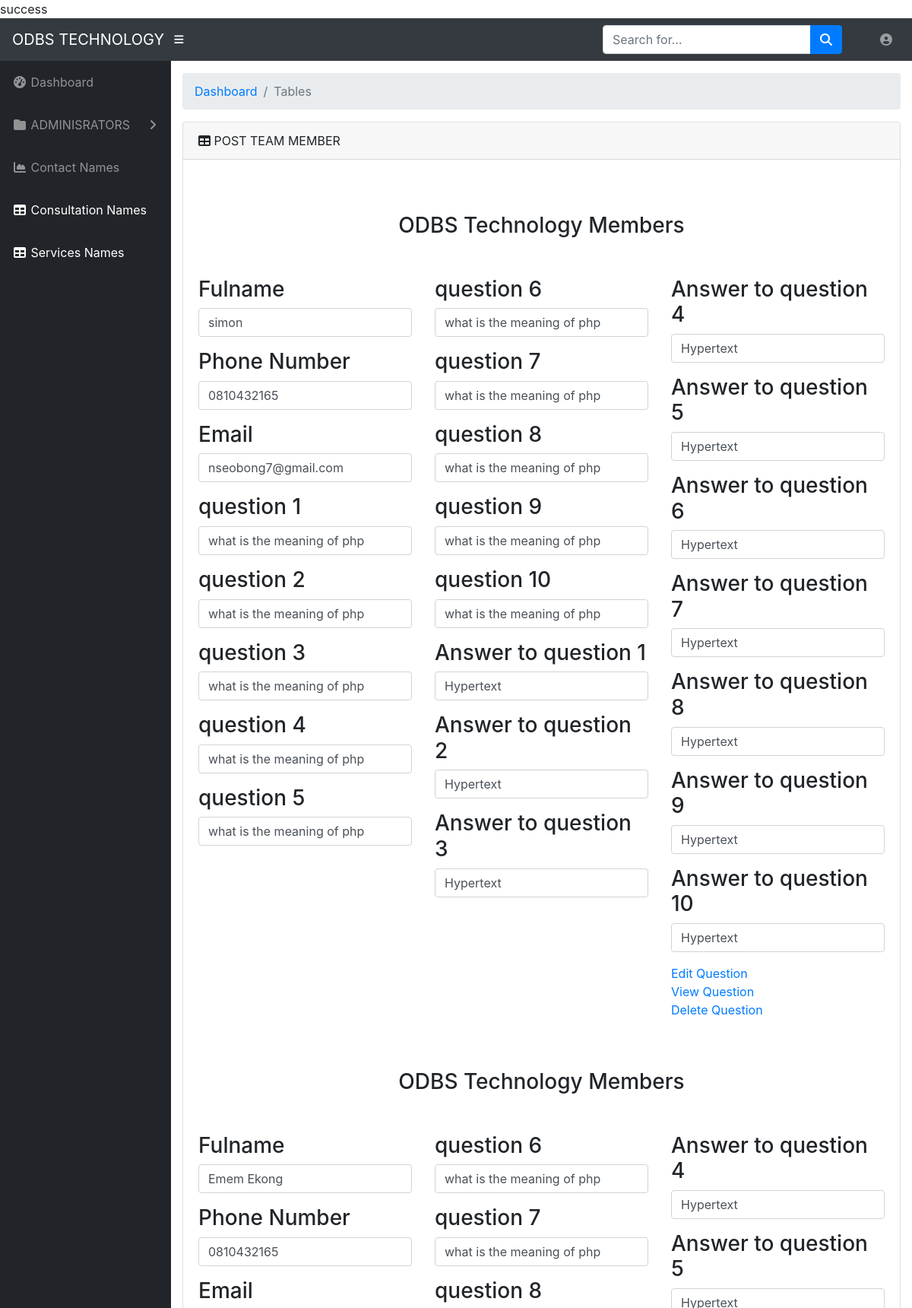
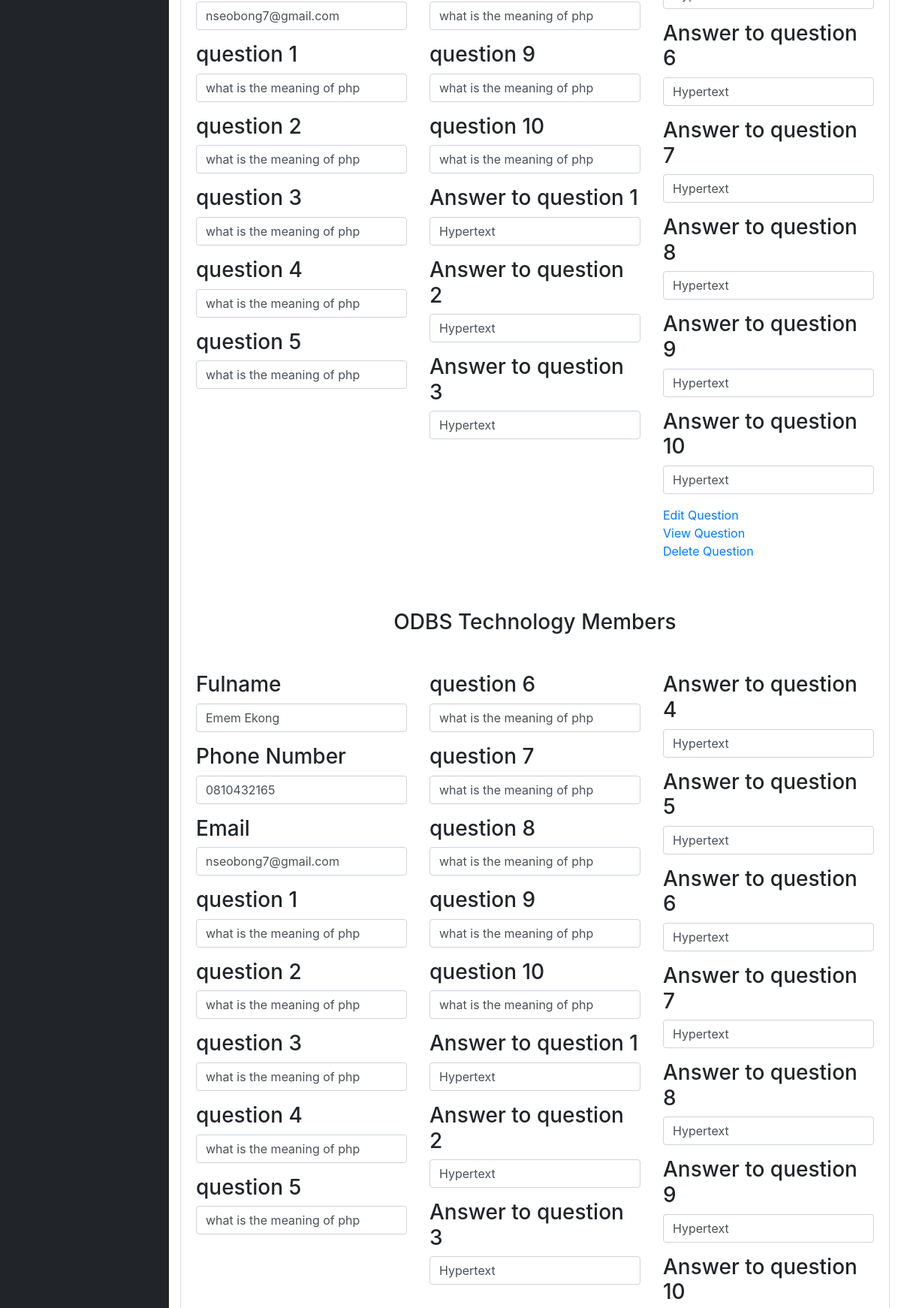
The page /odbsadmin/assessmentquestions (signed in, upper part) on the database its author committed (2 pictures, top to bottom).
### tables this page shows
CREATE TABLE `questionandanswer` (
  `id` int(11) NOT NULL,
  `fulname` varchar(255) NOT NULL,
  `phonenumber` varchar(255) NOT NULL,
  `email` varchar(255) NOT NULL,
  `question1` varchar(255) NOT NULL,
  `question2` varchar(255) NOT NULL,
  `question3` varchar(255) NOT NULL,
  `question4` varchar(255) NOT NULL,
  `question5` varchar(255) NOT NULL,
  `question6` varchar(255) NOT NULL,
  `question7` varchar(255) NOT NULL,
  `question8` varchar(255) NOT NULL,
  `question9` varchar(255) NOT NULL,
  `question10` varchar(255) NOT NULL,
  `answerquestion1` varchar(255) NOT NULL,
  `answerquestion2` varchar(255) NOT NULL,
  `answerquestion3` varchar(255) NOT NULL,
  `answerquestion4` varchar(255) NOT NULL,
  `answerquestion5` varchar(255) NOT NULL,
  `answerquestion6` varchar(255) NOT NULL,
  `answerquestion7` varchar(255) NOT NULL,
  `answerquestion8` varchar(255) NOT NULL,
  `answerquestion9` varchar(255) NOT NULL,
  `answerquestion10` varchar(255) NOT NULL,
  `date` date NOT NULL DEFAULT current_timestamp()
);

### odbsadmin/views/assessmentquestions.php (the view, shortened to what this page needs)
<?php require_once 'common/header.php'; ?>
<body id="page-top">
  <nav class="navbar navbar-expand navbar-dark bg-dark static-top">
    <a class="navbar-brand mr-1" href="dashboard">ODBS TECHNOLOGY</a>
    <button class="btn btn-link btn-sm text-white order-1 order-sm-0" id="sidebarToggle" href="#">
      <i class="fas fa-bars"></i>
    </button>
    <form class="d-none d-md-inline-block form-inline ml-auto mr-0 mr-md-3 my-2 my-md-0">
      <div class="input-group">
        <input type="text" class="form-control" placeholder="Search for..." aria-label="Search" aria-describedby="basic-addon2">
        <div class="input-group-append">
          <button class="btn btn-primary" type="button">
            <i class="fas fa-search"></i>
          </button>
        </div>
      </div>
    </form>
    <ul class="navbar-nav ml-auto ml-md-0">
      <li class="nav-item dropdown no-arrow mx-1">
        <a class="nav-link dropdown-toggle" href="#" id="alertsDropdown" role="button" data-toggle="dropdown" aria-haspopup="true" aria-expanded="false"></a>
      </li>
      <li class="nav-item dropdown no-arrow">
        <a class="nav-link dropdown-toggle" href="#" id="userDropdown" role="button" data-toggle="dropdown" aria-haspopup="true" aria-expanded="false">
          <i class="fas fa-user-circle fa-fw"></i>
        </a>
      </li>
    </ul>
  </nav>
  <div id="wrapper">
    <ul class="sidebar navbar-nav">
      <li class="nav-item">
        <a class="nav-link" href="<?php echo HOME; ?>dashboard">
          <i class="fas fa-fw fa-tachometer-alt"></i>
          <span>Dashboard</span>
        </a>
      </li>
      <li class="nav-item dropdown">
        <a class="nav-link dropdown-toggle" href="#" id="pagesDropdown" role="button" data-toggle="dropdown" aria-haspopup="true" aria-expanded="false">
          <i class="fas fa-fw fa-folder"></i>
          <span>ADMINISRATORS</span>
        </a>
      </li>
      <li class="nav-item">
        <a class="nav-link" href="<?php echo HOME; ?>contact">
          <i class="fas fa-fw fa-chart-area"></i>
          <span>Contact Names</span></a>
      </li>
      <li class="nav-item active">
        <a class="nav-link" href="<?php echo HOME; ?>consultation">
          <i class="fas fa-fw fa-table"></i>
          <span>Consultation Names</span></a>
      </li>
      <li class="nav-item active">
        <a class="nav-link" href="<?php echo HOME; ?>sevices_tables">
          <i class="fas fa-fw fa-table"></i>
          <span>Services Names</span></a>
      </li>
    </ul>
    <div id="content-wrapper">
      <div class="container-fluid">
        <ol class="breadcrumb">
          <li class="breadcrumb-item">
            <a href="#">Dashboard</a>
          </li>
          <li class="breadcrumb-item active">Tables</li>
        </ol>
        <div class="card mb-3">
          <div class="card-header">
            <i class="fas fa-table"></i>
            POST TEAM MEMBER</div>
          <div class="card-body">
          <?php if (count($assessmentquestions_tests) > 0): ?>
                 <?php foreach ($assessmentquestions_tests as $assessmentquestions_test): $id = $assessmentquestions_test['id']; $date = date('d-m-Y'); ?>
                  <h3 style="text-align: center; margin-bottom: 50px; margin-top: 50px;">ODBS Technology Members</h3>
          <section class="contact-page-section">
            <div class="auto-container">
              <div class="inner-container">
                <div class="row clearfix">
                    <div class="info-column col-lg-4  col-md-6 col-md-12 col-sm-12">
                      <div class="contactform">
                        <form method="post" action="" enctype="multipart/form-data">
                          <div class="form-group">
                            <h3>Fulname</h3>
                            <input class="form-control" type="text" name="fulname" value="<?php echo $assessmentquestions_test['fulname']; ?>"  placeholder="Full name">
                          </div>
                            <div class="form-group">
                              <h3>Phone Number</h3>
                              <input class="form-control" type="text" name="phonenumber" value="<?php echo $assessmentquestions_test['phonenumber']; ?>" placeholder="Phonenumber">
                            </div>
                            <div class="form-group">
                              <h3>Email</h3>
                              <input class="form-control" type="text" name="email" value="<?php echo $assessmentquestions_test['email']; ?>" placeholder="Email">
                            </div>
                            <div class="form-group">
                               <h3>question 1</h3>
                              <input class="form-control" type="text" name="question1" value="<?php echo $assessmentquestions_test['question1']; ?>" placeholder="question 1">
                            </div>
                              <div class="form-group">
                              <h3>question 2</h3>
                              <input class="form-control" type="text" name="question2" value="<?php echo $assessmentquestions_test['question2']; ?>" placeholder="question 2">
                            </div>
                            <div class="form-group">
                              <h3>question 3</h3>
                              <input class="form-control" type="text" name="question3" value="<?php echo $assessmentquestions_test['question3']; ?>" placeholder="question 3">
                            </div>
                             <div class="form-group">
                              <h3>question 4</h3>
                              <input class="form-control" type="text" name="question4" value="<?php echo $assessmentquestions_test['question4']; ?>" placeholder="question 4">
                            </div>
                            <div class="form-group">
                              <h3>question 5</h3>
                              <input class="form-control" type="text" name="question5" value="<?php echo $assessmentquestions_test['question5']; ?>" placeholder="question 3">
                            </div>
                          </div>
                        </div>
                      <div class="info-column col-lg-4  col-md-6 col-md-12 col-sm-12">
                        <div class="contactform">
                            <div class="form-group">
                              <h3>question 6</h3>
                              <input class="form-control" type="text" name="question6" value="<?php echo $assessmentquestions_test['question6']; ?>" placeholder="question 6">
                            </div>
                            <div class="form-group">
                              <h3>question 7</h3>
                              <input class="form-control" type="text" name="question7" value="<?php echo $assessmentquestions_test['question7']; ?>" placeholder="question 7">
                            </div>
                            <div class="form-group">
                              <h3>question 8</h3>
                              <input class="form-control" type="text" name="question8" value="<?php echo $assessmentquestions_test['question8']; ?>" placeholder="question 8">
                            </div>
                             <div class="form-group">
                              <h3>question 9</h3>
                              <input class="form-control" type="text" name="question9" value="<?php echo $assessmentquestions_test['question9']; ?>" placeholder="question 9">
                            </div>
                            <div class="form-group">
                              <h3>question 10</h3>
                              <input class="form-control" type="text" name="question10" value="<?php echo $assessmentquestions_test['question10']; ?>" placeholder="question 10">
                            </div>
                            <div class="form-group">
                            <h3>Answer to question 1</h3>
                            <input class="form-control" type="text" name="answerquestion1" value="<?php echo $assessmentquestions_test['answerquestion1']; ?>" placeholder=" Answer to question 1">
                          </div>
                          <div class="form-group">
                            <h3>Answer to question 2</h3>
                            <input class="form-control" type="text" name="answerquestion2" value="<?php echo $assessmentquestions_test['answerquestion2']; ?>" placeholder=" Answer to question 2">
                          </div>
                            <div class="form-group">
                            <h3>Answer to question 3</h3>
                            <input class="form-control" type="text" name="answerquestion3" value="<?php echo $assessmentquestions_test['answerquestion3']; ?>" placeholder=" Answer to question 3">
                          </div>
                        </div>
                      </div>
                      <div class="info-column col-lg-4  col-md-6 col-md-12 col-sm-12">
                        <div class="contactform">
                          <div class="form-group">
                            <h3>Answer to question 4</h3>
                            <input class="form-control" type="text" name="answerquestion4" value="<?php echo $assessmentquestions_test['answerquestion4']; ?>" placeholder=" Answer to question 4">
                          </div>
                          <div class="form-group">
                            <h3>Answer to question 5</h3>
                            <input class="form-control" type="text" name="answerquestion5" value="<?php echo $assessmentquestions_test['answerquestion5']; ?>" placeholder=" Answer to question 5">
                          </div>
                         <div class="form-group">
                            <h3>Answer to question 6</h3>
                            <input class="form-control" type="text" name="answerquestion6" value="<?php echo $assessmentquestions_test['answerquestion6']; ?>" placeholder=" Answer to question 6">
                          </div>
                          <div class="form-group">
                            <h3>Answer to question 7</h3>
                            <input class="form-control" type="text" name="answerquestion7" value="<?php echo $assessmentquestions_test['answerquestion7']; ?>" placeholder=" Answer to question 7">
                          </div>
                           <div class="form-group">
                            <h3>Answer to question 8</h3>
                            <input class="form-control" type="text" name="answerquestion8" value="<?php echo $assessmentquestions_test['answerquestion8']; ?>" placeholder=" Answer to question 8">
                          </div>
                           <div class="form-group">
                            <h3>Answer to question 9</h3>
                            <input class="form-control" type="text" name="answerquestion9" value="<?php echo $assessmentquestions_test['answerquestion9']; ?>"  placeholder=" Answer to question 9">
                          </div>
                           <div class="form-group">
                            <h3>Answer to question 10</h3>
                            <input class="form-control" type="text" name="answerquestion10" value="<?php echo $assessmentquestions_test['answerquestion10']; ?>"  placeholder="Answer toquestion 10">
                          </div>
                           <div class="form-group">
                            <?php  echo "<td><a href='edit_questionandanswer?id={$id}'>Edit Question</a></td>"; ?><br>
                            <?php  echo "<td><a href='view_questionandanswer?id={$id}'>View Question</a></td>"; ?><br>
                            <?php  echo "<td><a href='delete_questionandanswer?id={$id}'>Delete Question</a></td>"; ?><br>
                          </div>
                        </div>
                      </div>
                      </div>
                     <?php endforeach; ?>
                    <?php endif; ?>
                  </div>
                </div>
              </div>
            </div>
          </section>
            </div>
          </div>
        </div>
      </div>
    </div>
  </div>
<?php require_once 'common/footer.php'; ?>

### rows shown on the page
questionandanswer: fulname "simon", phonenumber "0810432165", email "nseobong7@gmail.com", question1 "what is the meaning of php", question2 "what is the meaning of php", question3 "what is the meaning of php", question4 "what is the meaning of php", question5 "what is the meaning of php", question6 "what is the meaning of php", question7 "what is the meaning of php", question8 "what is the meaning of php", question9 "what is the meaning of php", question10 "what is the meaning of php", answerquestion1 "Hypertext", answerquestion2 "Hypertext", answerquestion3 "Hypertext", answerquestion4 "Hypertext", answerquestion5 "Hypertext", answerquestion6 "Hypertext", answerquestion7 "Hypertext", answerquestion8 "Hypertext", answerquestion9 "Hypertext", answerquestion10 "Hypertext"
questionandanswer: fulname "Emem Ekong", phonenumber "0810432165", email "nseobong7@gmail.com", question1 "what is the meaning of php", question2 "what is the meaning of php", question3 "what is the meaning of php", question4 "what is the meaning of php", question5 "what is the meaning of php", question6 "what is the meaning of php", question7 "what is the meaning of php", question8 "what is the meaning of php", question9 "what is the meaning of php", question10 "what is the meaning of php", answerquestion1 "Hypertext", answerquestion2 "Hypertext", answerquestion3 "Hypertext", answerquestion4 "Hypertext", answerquestion5 "Hypertext", answerquestion6 "Hypertext", answerquestion7 "Hypertext", answerquestion8 "Hypertext", answerquestion9 "Hypertext", answerquestion10 "Hypertext"
questionandanswer: fulname "Emem Ekong", phonenumber "0810432165", email "nseobong7@gmail.com", question1 "what is the meaning of php", question2 "what is the meaning of php", question3 "what is the meaning of php", question4 "what is the meaning of php", question5 "what is the meaning of php", question6 "what is the meaning of php", question7 "what is the meaning of php", question8 "what is the meaning of php", question9 "what is the meaning of php", question10 "what is the meaning of php", answerquestion1 "Hypertext", answerquestion2 "Hypertext", answerquestion3 "Hypertext", answerquestion4 "Hypertext", answerquestion5 "Hypertext", answerquestion6 "Hypertext", answerquestion7 "Hypertext", answerquestion8 "Hypertext", answerquestion9 "Hypertext"
